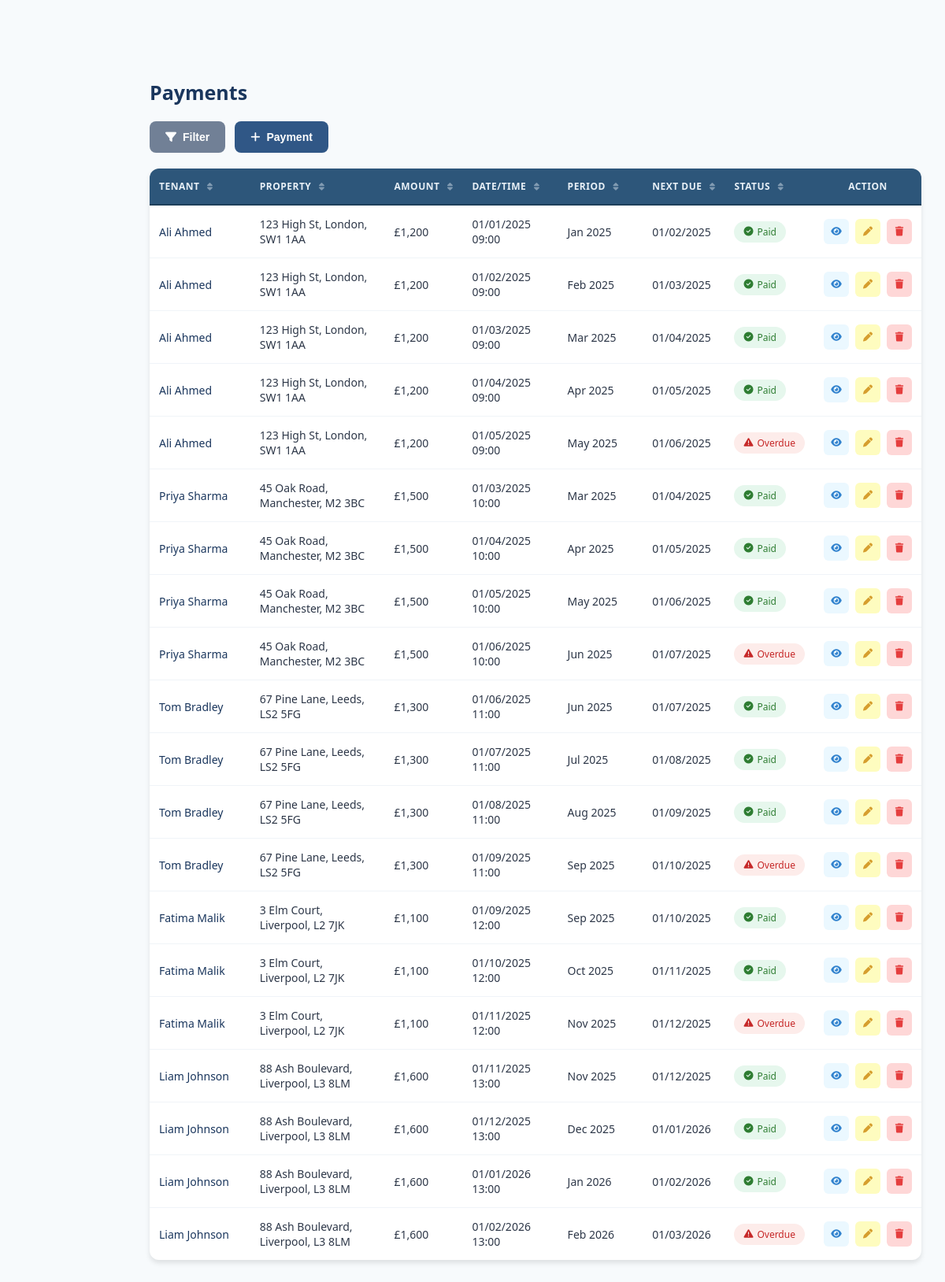
The app's page /payments.php (signed in), older data.
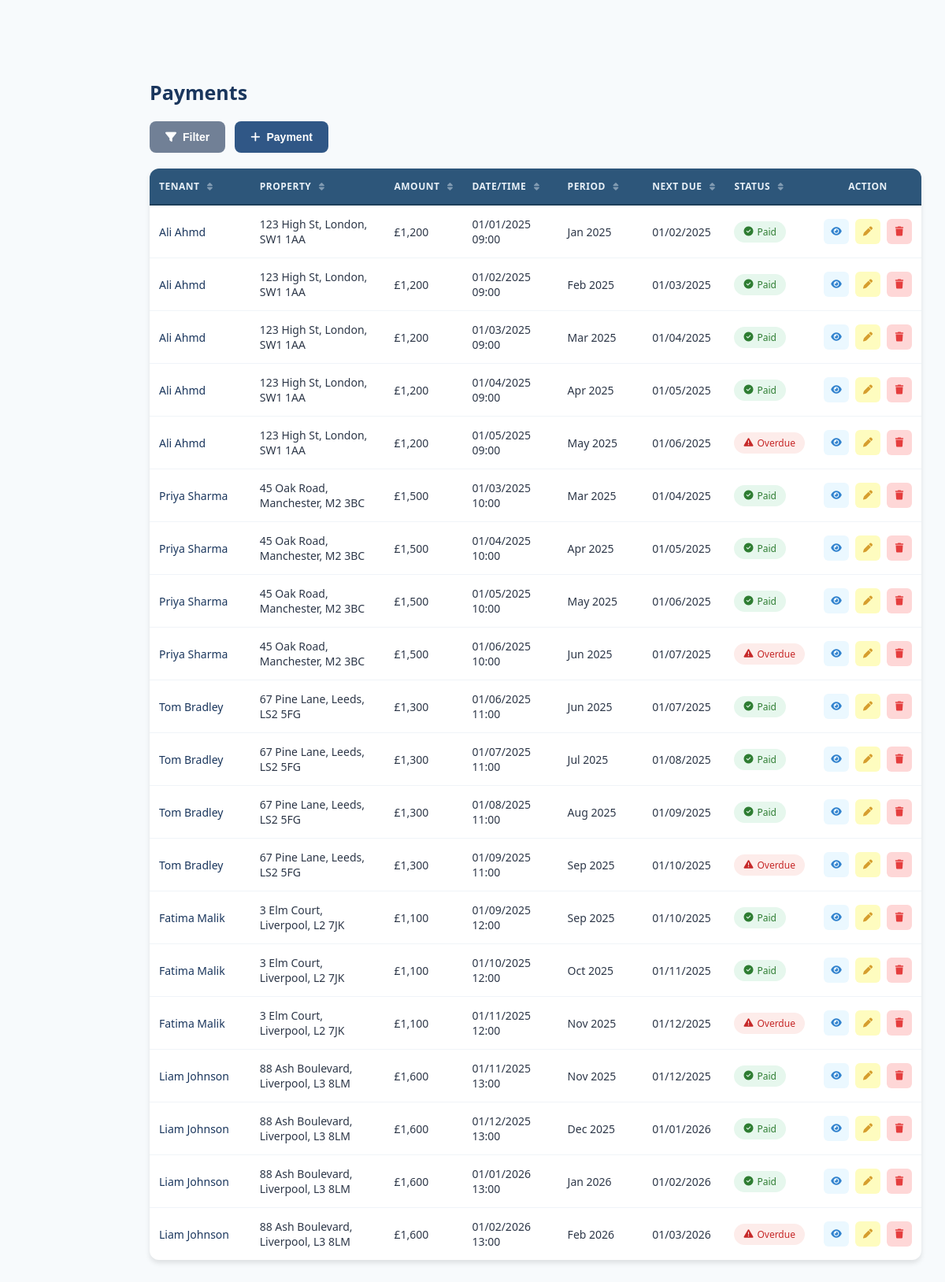
The same page, newer data.
### tables this page shows
CREATE TABLE transactions (
    transaction_id INTEGER PRIMARY KEY AUTOINCREMENT,
    tenant_id INTEGER NOT NULL,
    property_id INTEGER NOT NULL,
    transaction_amount REAL NOT NULL,
    date_of_transaction TEXT NOT NULL,
    payment_period TEXT NOT NULL,
    next_due TEXT NOT NULL,
    status TEXT NOT NULL,
    archived INTEGER NOT NULL,
    date_archived TEXT
);

CREATE TABLE "tenants" (
	"tenant_id"	INTEGER,
	"name"	TEXT NOT NULL,
	"phone"	TEXT NOT NULL,
	"email"	TEXT NOT NULL,
	"id_type"	TEXT NOT NULL,
	"id_number"	TEXT NOT NULL,
	"id_expiry_date"	TEXT NOT NULL,
	"archived"	INTEGER NOT NULL,
	"date_archived"	TEXT, contact_method TEXT,
	PRIMARY KEY("tenant_id" AUTOINCREMENT)
);

CREATE TABLE properties (
    property_id INTEGER PRIMARY KEY AUTOINCREMENT,
    property_address TEXT NOT NULL,
    property_type TEXT NOT NULL,
    monthly_rent REAL NOT NULL,
    landlord_id INTEGER NOT NULL,
    gas_cert_due TEXT NOT NULL,
    electric_cert_due TEXT NOT NULL,
    epc_due_date TEXT NOT NULL,
    landlord_id_expiry_date TEXT NOT NULL,
    room_count INTEGER NOT NULL,
    bathroom_count INTEGER NOT NULL,
    epc_rating TEXT NOT NULL,
    has_garden INTEGER NOT NULL,
    allowed_pets INTEGER NOT NULL,
    council_band TEXT NOT NULL,
    archived INTEGER NOT NULL,
    date_archived TEXT
);

### payments.php (the view, shortened to what the changed rows need)
<?php
$dbPath = __DIR__ . '/database.db';
try {
    $pdo = new PDO('sqlite:' . $dbPath);
    $pdo->setAttribute(PDO::ATTR_ERRMODE, PDO::ERRMODE_EXCEPTION);
} catch (PDOException $e) {
    die('DB connection failed: ' . $e->getMessage());
}
$stmt = $pdo->query("
    SELECT
        tr.transaction_id,
        tr.transaction_amount,
        tr.date_of_transaction,
        tr.payment_period,
        tr.next_due,
        tr.status AS transaction_status,
        t.name AS tenant_name,
        p.property_address
    FROM transactions tr
    LEFT JOIN tenants t ON tr.tenant_id = t.tenant_id
    LEFT JOIN properties p ON tr.property_id = p.property_id
    WHERE tr.archived = 0
");
$payments = $stmt->fetchAll(PDO::FETCH_ASSOC);
function formatDateTimeValue($value) {
    $timestamp = strtotime($value);
    return $timestamp ? date('d/m/Y H:i', $timestamp) : $value;
}
function formatDateValue($value) {
    $timestamp = strtotime($value);
    return $timestamp ? date('d/m/Y', $timestamp) : $value;
}
?>
<!DOCTYPE html>
<html lang="en">
<head>
    <link rel="stylesheet" href="https://cdnjs.cloudflare.com/ajax/libs/font-awesome/6.5.1/css/all.min.css">
    <link rel="stylesheet" href="style.css">
    <link rel="stylesheet" href="tables.css">
</head>
<body onload="CallNavbar(); loadModals();">
    <main class="main-content">
        <h1 class="page-title">Payments</h1>
        <div class="main-container">
            <div class="table-container">
                <div class="table-wrapper">
                    <table id="paymentsTable">
                        <thead>
                            <tr>
                                <th class="sortable col-tenant" onclick="sortTable('tenant', this)">
                                    Tenant <i class="fa-solid fa-sort sort-icon"></i>
                                </th>
                                <th class="sortable col-property" onclick="sortTable('property', this)">
                                    Property <i class="fa-solid fa-sort sort-icon"></i>
                                </th>
                                <th class="sortable col-amount" onclick="sortTable('amount', this)">
                                    Amount <i class="fa-solid fa-sort sort-icon"></i>
                                </th>
                                <th class="sortable col-datetime" onclick="sortTable('datetime', this)">
                                    Date/Time <i class="fa-solid fa-sort sort-icon"></i>
                                </th>
                                <th class="sortable col-period" onclick="sortTable('period', this)">
                                    Period <i class="fa-solid fa-sort sort-icon"></i>
                                </th>
                                <th class="sortable col-nextdue" onclick="sortTable('nextdue', this)">
                                    Next Due <i class="fa-solid fa-sort sort-icon"></i>
                                </th>
                                <th class="sortable col-status" onclick="sortTable('status', this)">
                                    Status <i class="fa-solid fa-sort sort-icon"></i>
                                </th>
                                <th class="col-action">Action</th>
                            </tr>
                        </thead>
                        <tbody id="tableBody">
<?php foreach ($payments as $p):
    $dbStatus = strtolower(trim($p['transaction_status'] ?? ''));
    $status = ($dbStatus === 'completed') ? 'paid' : 'due';
    $statusClass = 'status-due';
    if ($status === 'paid') {
        $statusClass = 'status-paid';
    }
    $dateTimeDisplay = formatDateTimeValue($p['date_of_transaction']);
    $nextDueDisplay = formatDateValue($p['next_due']);
?>
    <tr
        data-id="<?= (int)$p['transaction_id'] ?>"
        data-tenant="<?= htmlspecialchars($p['tenant_name'] ?? '') ?>"
        data-property="<?= htmlspecialchars($p['property_address'] ?? '') ?>"
        data-amount="<?= (float)$p['transaction_amount'] ?>"
        data-datetime="<?= htmlspecialchars($p['date_of_transaction'] ?? '') ?>"
        data-period="<?= htmlspecialchars($p['payment_period'] ?? '') ?>"
        data-nextdue="<?= htmlspecialchars($p['next_due'] ?? '') ?>"
        data-status="<?= htmlspecialchars($status) ?>"
    >
        <td class="tenant-name"><?= htmlspecialchars($p['tenant_name'] ?? '-') ?></td>
        <td class="property-address"><?= htmlspecialchars($p['property_address'] ?? '-') ?></td>
        <td class="rent-amount">£<?= number_format((float)$p['transaction_amount'], 0) ?></td>
        <td class="payment-datetime"><?= htmlspecialchars($dateTimeDisplay) ?></td>
        <td class="payment-period"><?= htmlspecialchars($p['payment_period'] ?? '-') ?></td>
        <td class="payment-nextdue"><?= htmlspecialchars($nextDueDisplay) ?></td>
        <td>
            <span class="status-badge <?= $statusClass ?>">
            </span>
        </td>
        <td>
            <div class="action-buttons">
                <button class="action-btn action-btn-view" title="View" onclick="viewPayment(this)">
                    <i class="fa-solid fa-eye"></i>
                </button>
                <?php if (in_array($_SESSION['role'], ['admin', 'agent'])): ?>
                    <button class="action-btn action-btn-edit" title="Edit" onclick="editPayment(this)">
                        <i class="fa-solid fa-pen"></i>
                    </button>
                <?php endif; ?>
                <?php if ($_SESSION['role'] === 'admin'): ?>
                <form method="POST" style="display:inline;">
                    <button
                        type="submit"
                        class="action-btn action-btn-delete"
                        title="Archive"
                        onclick="return confirm('Archive this payment?\nPayment ID: <?= (int)$p['transaction_id'] ?>')"
                    >
                        <i class="fa-solid fa-trash"></i>
                    </button>
                </form>
                <?php endif; ?>
            </div>
        </td>
    </tr>
<?php endforeach; ?>
                        </tbody>
                    </table>
                </div>
            </div>
        </div>
    </main>
</body>
</html>

Row changes from the older to the newer data that the page shows:
changed through a linked row, transactions "Jan 2025": tenant.name "Ali Ahmed" → "Ali Ahmd"
changed through a linked row, transactions "Feb 2025": tenant.name "Ali Ahmed" → "Ali Ahmd"
changed through a linked row, transactions (number 3 of 20 on the later page): tenant.name "Ali Ahmed" → "Ali Ahmd"
changed through a linked row, transactions (number 4 of 20 on the later page): tenant.name "Ali Ahmed" → "Ali Ahmd"
changed through a linked row, transactions (number 5 of 20 on the later page): tenant.name "Ali Ahmed" → "Ali Ahmd"
